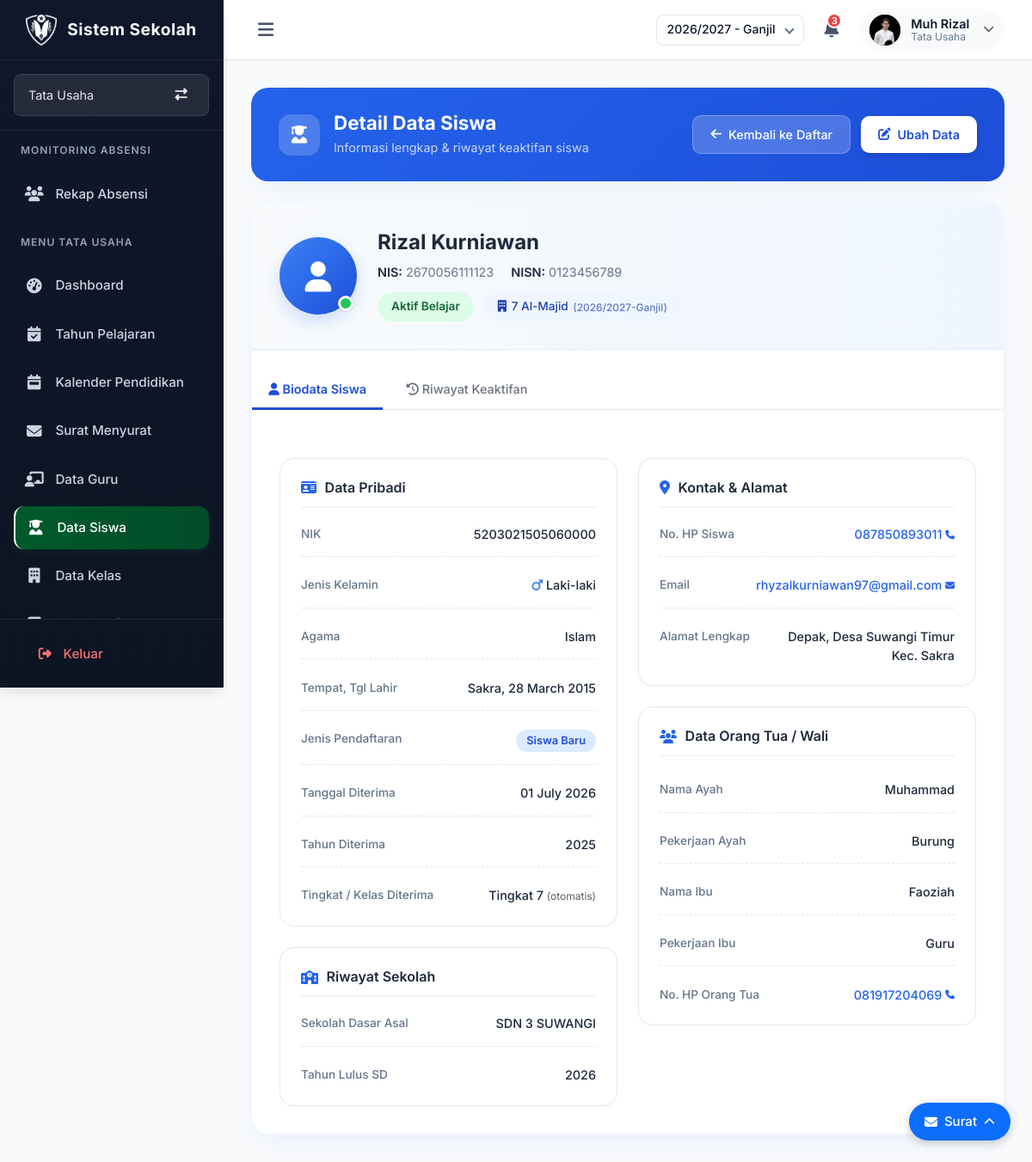
The app's page /siswa/detail/3 (signed in), older data.
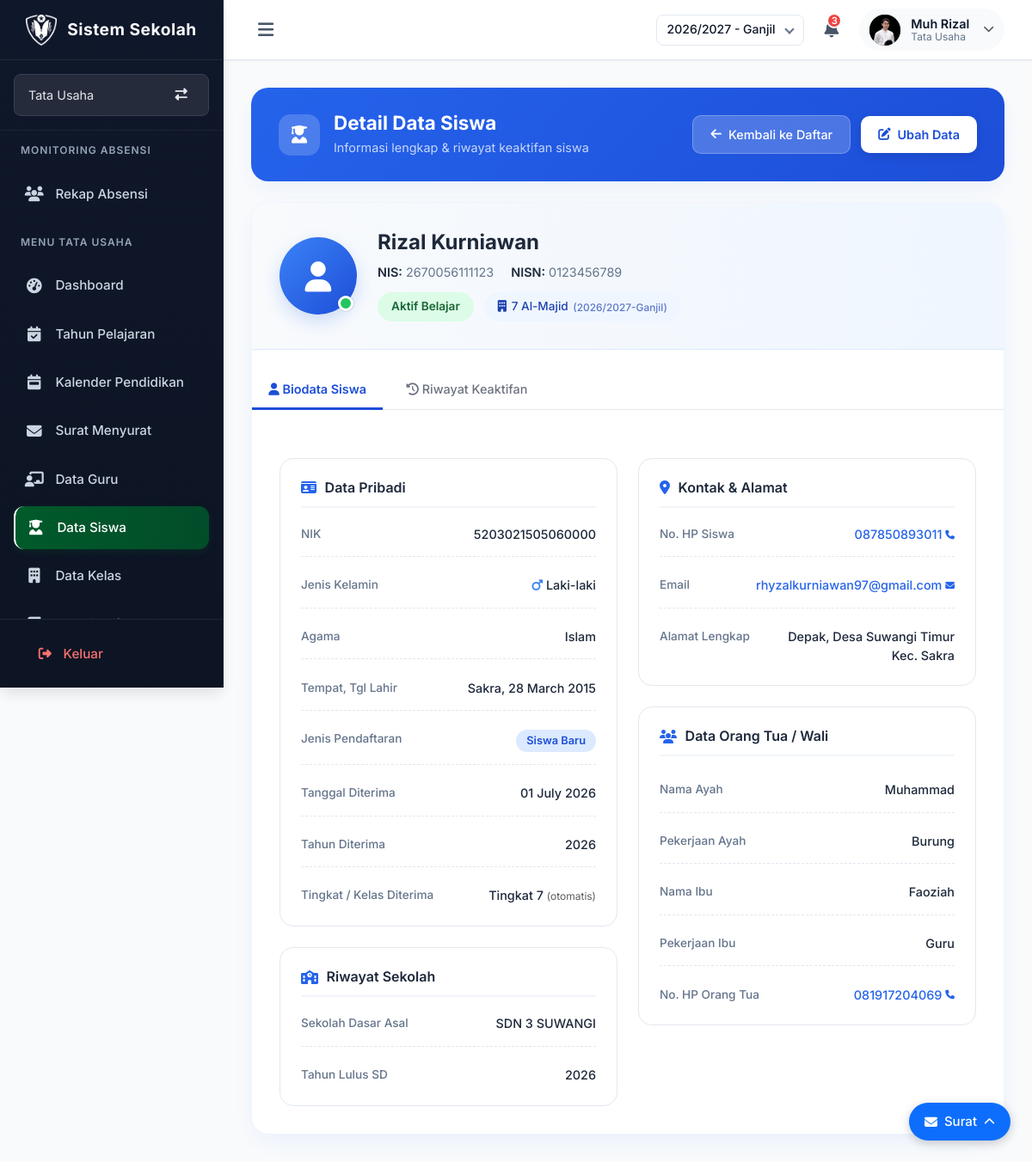
The same page, newer data.
### models.py (models this page shows, shortened)
class Siswa(db.Model):
    __tablename__ = 'siswa'
    id = db.Column(db.Integer, primary_key=True, autoincrement=True)
    nis = db.Column(db.String(20), unique=True, nullable=False)
    nisn = db.Column(db.String(20), unique=True, nullable=True)
    nik = db.Column(db.String(20), nullable=True)
    nama = db.Column(db.String(100), nullable=False)
    jenis_kelamin = db.Column(db.String(20), nullable=False)
    agama = db.Column(db.String(30), nullable=True)
    tempat_lahir = db.Column(db.String(100))
    tanggal_lahir = db.Column(db.Date)
    tingkat = db.Column(db.String(1), nullable=True, index=True)
    kelas_id = db.Column(db.Integer, db.ForeignKey('kelas.id'), nullable=True, index=True)
    alamat = db.Column(db.Text)
    no_hp = db.Column(db.String(20), nullable=True)
    email = db.Column(db.String(100), unique=True, nullable=True)
    tahun_masuk = db.Column(db.Integer, nullable=True)
    status = db.Column(db.String(20), default='Aktif')
    nama_ayah = db.Column(db.String(100), nullable=True)
    nama_ibu = db.Column(db.String(100), nullable=True)
    no_hp_ortu = db.Column(db.String(20), nullable=True)
    pekerjaan_ayah = db.Column(db.String(50), nullable=True)
    pekerjaan_ibu = db.Column(db.String(50), nullable=True)
    jenis_pendaftaran = db.Column(db.String(20), nullable=True)
    tanggal_diterima = db.Column(db.Date, nullable=True)
    tahun_diterima = db.Column(db.Integer, nullable=True)
    diterima_di_kelas = db.Column(db.Integer, db.ForeignKey('kelas.id'), nullable=True)
    sekolah_sd = db.Column(db.String(255), nullable=True)
    tahun_lulus_sd = db.Column(db.Integer, nullable=True)
    alamat_sekolah_sd = db.Column(db.Text, nullable=True)
    sekolah_asal_pindah = db.Column(db.String(255), nullable=True)
    tahun_pindah = db.Column(db.Integer, nullable=True)
    alamat_sekolah_pindah = db.Column(db.Text, nullable=True)
    dibuat_pada = db.Column(db.DateTime, default=datetime.utcnow)
    tanggal_non_aktif = db.Column(db.Date, nullable=True)
    alasan_non_aktif = db.Column(db.String(255), nullable=True)
    jenis_non_aktif = db.Column(db.String(20), nullable=True)
    sekolah_tujuan = db.Column(db.String(100), nullable=True)
    akun = db.relationship('User', backref='siswa', uselist=False)
    kelas_sekarang = db.relationship('Kelas', back_populates='daftar_siswa', foreign_keys=[kelas_id])
    kelas_awal = db.relationship('Kelas', foreign_keys=[diterima_di_kelas])
    riwayat_semester = db.relationship(
        'RiwayatSemester',
        back_populates='siswa',
        lazy=True,
        cascade='all, delete-orphan',
        order_by='RiwayatSemester.tahun_pelajaran'
    )

### routes/siswa/data_siswa.py (the view)
@data_siswa_bp.route('/detail/<int:id>')
def detail_siswa(id):
    if not session.get('logged_in'):
        return redirect(url_for('login.halaman_login'))
    if not bisa_lihat():
        flash("Anda tidak berhak melihat data ini!", "danger")
        return redirect(url_for('data_siswa.halaman_daftar_siswa'))
    siswa = Siswa.query.get_or_404(id)
    print("=" * 50)
    print(f"[DETAIL SISWA] ID: {id} | Nama: {siswa.nama}")  # ← diperbaiki: nama, bukan nama_lengkap
    kode_tahun = request.args.get('tahun') or session.get('tahun_pelajaran')
    def normalisasi_tahun(kode):
        if not kode:
            return None
        kode = kode.strip()
        if ' Ganjil' in kode:
            return kode.replace(' Ganjil', '-1')
        if ' Genap' in kode:
            return kode.replace(' Genap', '-2')
        return kode
    kode_cari = normalisasi_tahun(kode_tahun)
    print(f"[DETAIL SISWA] kode_tahun mentah: {kode_tahun}")
    print(f"[DETAIL SISWA] kode_cari dinormalisasi: {kode_cari}")
    if not kode_cari:
        tahun_aktif = TahunPelajaran.query.filter_by(aktif=True).first()
        kode_cari = tahun_aktif.kode if tahun_aktif else None
    tahun_dipilih_formatted = format_tahun_pelajaran(kode_cari) if kode_cari else None
    riwayat_tahun_ini = None
    if kode_cari:
        riwayat_tahun_ini = RiwayatKelas.query.filter_by(
            siswa_id=id,
            tahun_pelajaran=kode_cari
        ).first()
    print(f"[DETAIL SISWA] riwayat_tahun_ini ditemukan: {riwayat_tahun_ini is not None}")
    kelas_sekarang = None
    kelas_tahun_formatted = None
    if riwayat_tahun_ini and riwayat_tahun_ini.kelas:
        kelas_sekarang = riwayat_tahun_ini.kelas
        kelas_sekarang.jenjang = riwayat_tahun_ini.tingkat
        kelas_tahun_formatted = tahun_dipilih_formatted
    else:
        riwayat_terakhir = RiwayatKelas.query.filter_by(siswa_id=id)\
            .order_by(RiwayatKelas.tahun_pelajaran.desc())\
            .first()
        if riwayat_terakhir and riwayat_terakhir.kelas:
            kelas_sekarang = riwayat_terakhir.kelas
            kelas_sekarang.jenjang = riwayat_terakhir.tingkat
            kelas_tahun_formatted = format_tahun_pelajaran(riwayat_terakhir.tahun_pelajaran)
    riwayat_kelas = RiwayatKelas.query.filter_by(siswa_id=id)\
        .order_by(RiwayatKelas.tahun_pelajaran.asc()).all()
    print(f"[DETAIL SISWA] Jumlah riwayat_kelas dari DB: {len(riwayat_kelas)}")
    for r in riwayat_kelas:
        print(f"   -> TP: {r.tahun_pelajaran} | Kelas: {r.kelas.nama_kelas if r.kelas else 'TIDAK ADA/NULL'} | Tingkat: {r.tingkat}")
    riwayat_semester = []
    for rw in riwayat_kelas:
        if siswa.jenis_pendaftaran == 'baru' and rw.tahun_pelajaran == f"{siswa.tahun_diterima}/{siswa.tahun_diterima+1}-1":
            status_awal = "Siswa Baru"
        elif siswa.jenis_pendaftaran == 'pindahan' and rw.tahun_pelajaran == kode_cari:
            status_awal = "Siswa Pindahan"
        else:
            status_awal = "Lanjutan"
        if rw.tingkat == "9":
            status_akhir = "Lulus"
        elif rw.tahun_pelajaran == kode_cari:
            status_akhir = ""
        else:
            status_akhir = "Naik"
        if siswa.status == "Aktif":
            keaktifan = "Aktif"
        elif siswa.status == "Lulus":
            keaktifan = "Lulus"
        else:
            keaktifan = siswa.jenis_non_aktif or "Tidak Aktif"
        riwayat_semester.append({
            "tahun_pelajaran": rw.tahun_pelajaran,
            "status_awal": status_awal,
            "status_akhir": status_akhir,
            "tingkat_saat_itu": rw.tingkat,
            "kelas_nama": rw.kelas.nama_kelas if rw.kelas else None,
            "keaktifan": keaktifan
        })
    print(f"[DETAIL SISWA] Jumlah riwayat_semester dikirim ke template: {len(riwayat_semester)}")
    print("=" * 50)
    return render_template('index.html',
        siswa=siswa,
        riwayat_semester=riwayat_semester,
        kelas_sekarang=kelas_sekarang,
        tahun_dipilih_formatted=tahun_dipilih_formatted,
        kelas_sekarang_tahun_formatted=kelas_tahun_formatted,
        tahun_dipilih=kode_cari,
        active_page='data_siswa',
        sub_page='detail',
        halaman_aktif=session.get('halaman_aktif', 'utama'),
        bisa_buat_akun=bisa_buat_akun(),
        bisa_kelola=bisa_kelola(),
        user={
            'jabatan': session.get('jabatan', ''),
            'tugas_tambahan': session.get('tugas_tambahan', '')
        }
    )

### app.py (called while the page is built)
@app.before_request
def atur_domain_sesi():
    host = request.host.lower()
    if host.endswith('.smpuhamzanwadi.sch.id'):
        app.config['SESSION_COOKIE_DOMAIN'] = ".smpuhamzanwadi.sch.id"
    else:
        app.config['SESSION_COOKIE_DOMAIN'] = None
        app.config['SESSION_COOKIE_PATH'] = "/"
        app.config['SESSION_COOKIE_HTTPONLY'] = True
        app.config['SESSION_COOKIE_SAMESITE'] = 'Lax'
        app.config['SESSION_COOKIE_SECURE'] = False

def nama_singkat_dropdown(nama_lengkap):
    if not nama_lengkap:
        return "Pengguna"
    nama_lengkap = nama_lengkap.strip()
    gelar_depan = r"^(Dr\.|Drg\.|Prof\.|Ir\.|Sdr\.|H\.|K\.H\.|Alm\.|Almh\.|Drs\.|M\.|Bpk\.|Ibu\.|Ny\.|Tn\.)\s+"
    gelar = ""
    nama_murni = nama_lengkap
    cocok = re.match(gelar_depan, nama_lengkap)
    if cocok:
        gelar = cocok.group(0)
        nama_murni = nama_lengkap[cocok.end():]
    kata = nama_murni.split()
    if not kata:
        return gelar + "Pengguna"
    kata1 = kata[0].strip(".,")
    if len(kata1) >= 4:
        nama_terambil = kata[0]
    else:
        nama_terambil = " ".join(kata[:2])
    return f"{gelar}{nama_terambil}"

### templates/index.html (shortened to what this page needs)
{% extends "layout.html" %}
{% block content %}
{% if active_page == "data_siswa" and sub_page == "detail" %}
    {% include "siswa/detail_siswa.html" %}
{% endif %}
{% include 'components/surat.html' %}
{% endblock %}
{% block extra_css %}
    {% if active_page == "data_siswa" %}
        <link rel="stylesheet" href="{{ url_for('static', filename='css/siswa/data_siswa.css') }}">
        {% if sub_page == "detail" %}
        <link rel="stylesheet" href="{{ url_for('static', filename='css/siswa/detail_siswa.css') }}">
        {% endif %}
    {% endif %}
{% endblock %}

### templates/siswa/detail_siswa.html (shortened to what the changed rows need)
<div class="dashboard-container">
    <div class="page-header-section">
        <div class="header-left">
            <div>
                <h2 class="page-title">Detail Data Siswa</h2>
            </div>
        </div>
    </div>
    <div class="profile-main-card">
        <div class="profile-hero-section">
            <div class="profile-basic-info">
                <h3 class="profile-name">{{ siswa.nama }}</h3>
                <div class="profile-identitas">
                    <span class="identitas-item"><strong>NIS:</strong> {{ siswa.nis }}</span>
                    {% if siswa.nisn %}<span class="identitas-item"><strong>NISN:</strong> {{ siswa.nisn }}</span>{% endif %}
                </div>
                <div class="profile-status-line">
                    <span class="status-pill-main">
                    </span>
                    {% if kelas_sekarang %}
                    <span class="kelas-tag">
                    </span>
                    {% else %}
                    <span class="kelas-tag kosong">
                        <i class="fas fa-exclamation-circle"></i> Belum masuk kelas
                    </span>
                    {% endif %}
                </div>
            </div>
        </div>
        <div class="tab-content-wrapper">
            <div class="tab-content aktif" id="tab-biodata">
                <div class="profile-content-grid">
                    <div class="profile-col">
                        <div class="info-section-card">
                            <div class="info-grid">
                                <div class="info-row">
                                    <span class="info-label">NIK</span>
                                    <span class="info-val">{{ siswa.nik or '-' }}</span>
                                </div>
                                <div class="info-row">
                                    <span class="info-label">Agama</span>
                                    <span class="info-val">{{ siswa.agama or '-' }}</span>
                                </div>
                                <div class="info-row">
                                    <span class="info-label">Tempat, Tgl Lahir</span>
                                    <span class="info-val">
                                        {{ siswa.tempat_lahir or '-' }},
                                        {{ siswa.tanggal_lahir.strftime('%d %B %Y') if siswa.tanggal_lahir else '-' }}
                                    </span>
                                </div>
                                <div class="info-row">
                                    <span class="info-label">Tanggal Diterima</span>
                                    <span class="info-val">{{ siswa.tanggal_diterima.strftime('%d %B %Y') if siswa.tanggal_diterima else '-' }}</span>
                                </div>
                                <div class="info-row">
                                    <span class="info-label">Tahun Diterima</span>
                                    <span class="info-val">
                                        {% if siswa.tahun_diterima %}{{ siswa.tahun_diterima }}
                                        {% elif siswa.tanggal_diterima %}{{ siswa.tanggal_diterima.year }} <small class="text-muted">(otomatis)</small>
                                        {% else %}-{% endif %}
                                    </span>
                                </div>
                            </div>
                        </div>
                        <div class="info-section-card">
                            <div class="info-grid">
                                <div class="info-row">
                                    <span class="info-label">Sekolah Dasar Asal</span>
                                    <span class="info-val">{{ siswa.sekolah_sd or '-' }}</span>
                                </div>
                                <div class="info-row">
                                    <span class="info-label">Tahun Lulus SD</span>
                                    <span class="info-val">{{ siswa.tahun_lulus_sd or '-' }}</span>
                                </div>
                            </div>
                        </div>
                    </div>
                    <div class="profile-col">
                        <div class="info-section-card">
                            <div class="info-grid">
                                <div class="info-row">
                                    <span class="info-val">
                                        {% if siswa.no_hp %}
                                        <a href="tel:{{ siswa.no_hp }}" class="link-hp">{{ siswa.no_hp }} </a>
                                        {% else %}-{% endif %}
                                    </span>
                                </div>
                                <div class="info-row">
                                    <span class="info-val">
                                        {% if siswa.email %}
                                        <a href="mailto:{{ siswa.email }}" class="link-email">{{ siswa.email }} </a>
                                        {% else %}-{% endif %}
                                    </span>
                                </div>
                                <div class="info-row alamat-panjang">
                                    <span class="info-label">Alamat Lengkap</span>
                                    <span class="info-val">{{ siswa.alamat or '-' }}</span>
                                </div>
                            </div>
                        </div>
                        <div class="info-section-card">
                            <div class="info-grid">
                                <div class="info-row orang-tua">
                                    <span class="info-label">Nama Ayah</span>
                                    <span class="info-val">{{ siswa.nama_ayah or '-' }}</span>
                                </div>
                                <div class="info-row">
                                    <span class="info-label">Pekerjaan Ayah</span>
                                    <span class="info-val">{{ siswa.pekerjaan_ayah or '-' }}</span>
                                </div>
                                <div class="info-row orang-tua">
                                    <span class="info-label">Nama Ibu</span>
                                    <span class="info-val">{{ siswa.nama_ibu or '-' }}</span>
                                </div>
                                <div class="info-row">
                                    <span class="info-label">Pekerjaan Ibu</span>
                                    <span class="info-val">{{ siswa.pekerjaan_ibu or '-' }}</span>
                                </div>
                                <div class="info-row">
                                    <span class="info-val">
                                        {% if siswa.no_hp_ortu %}
                                        <a href="tel:{{ siswa.no_hp_ortu }}" class="link-hp">{{ siswa.no_hp_ortu }} </a>
                                        {% else %}-{% endif %}
                                    </span>
                                </div>
                            </div>
                        </div>
                    </div>
                </div>
            </div>
        </div>
    </div>
</div>

Row changes from the older to the newer data that the page shows:
changed Siswa "Rizal Kurniawan": tahun_diterima "2025" → "2026"
